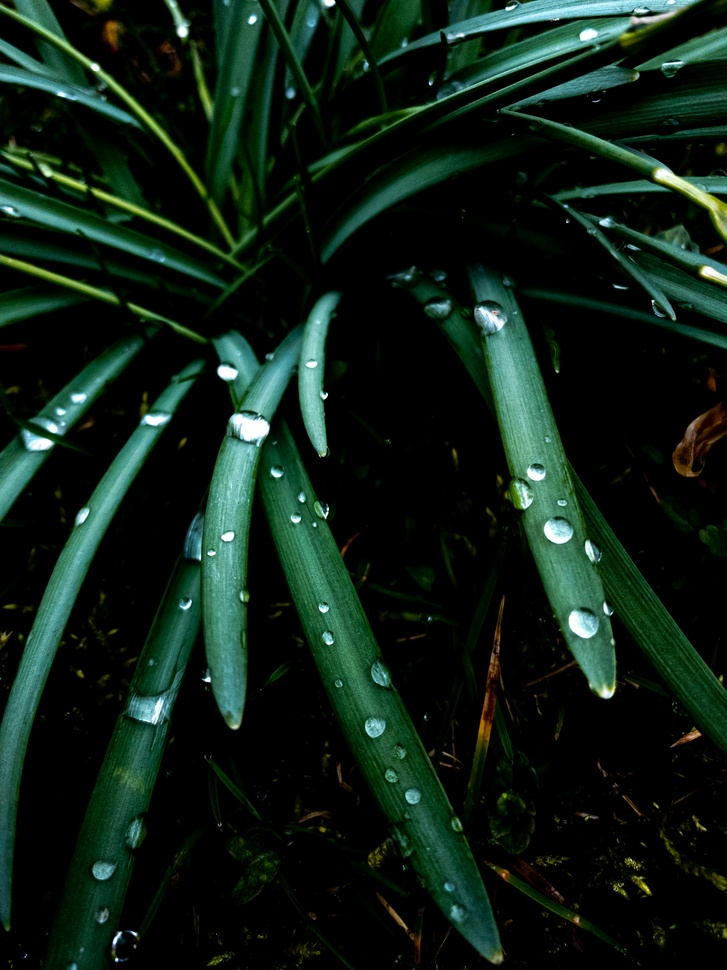
//> input picture 3/resources/thyroid_ultrasound.jpg, 727 x 970 px, shrunk from 3024 x 4032 before the run
$ ./quantification   (built with g++ and OpenCV 4)
//> lines starting //> are read from the running program, lines starting //| are printed output that depends on the picture; after the words box and inside, x2 and y2 are one past the last pixel; in counts of white or black regions, pixels touching at a corner belong together
#include <opencv2/opencv.hpp>
#include <iostream>
#include <vector>
#include <cmath>

using namespace cv;
using namespace std;

// Function to compute entropy
double computeEntropy(const Mat& grayImage) {
    vector<int> histogram(256, 0);
    for (int i = 0; i < grayImage.rows; i++) {
        for (int j = 0; j < grayImage.cols; j++) {
            histogram[(int)grayImage.at<uchar>(i, j)]++;
        }
    }

    double entropy = 0.0;
    int totalPixels = grayImage.rows * grayImage.cols;
    for (int i = 0; i < 256; i++) {
        if (histogram[i] > 0) {
            double p = (double)histogram[i] / totalPixels;
            entropy -= p * log2(p);
        }
    }
    return entropy;
}

// Function to compute contrast
double computeContrast(const Mat& grayImage) {
    Scalar mean, stddev;
    meanStdDev(grayImage, mean, stddev);
    return stddev[0] * stddev[0]; // Contrast is variance
}

// Function to compute correlation
double computeCorrelation(const Mat& grayImage) {
    Mat hist;
    int histSize = 256;
    float range[] = {0, 256};
    const float* histRange = {range};
    calcHist(&grayImage, 1, 0, Mat(), hist, 1, &histSize, &histRange);

    double mean = 0.0, variance = 0.0;
    int totalPixels = grayImage.rows * grayImage.cols;

    // Calculate mean
    for (int i = 0; i < 256; i++) {
        mean += i * hist.at<float>(i);
    }
    mean /= totalPixels;

    // Calculate variance
    for (int i = 0; i < 256; i++) {
        variance += pow(i - mean, 2) * hist.at<float>(i);
    }
    variance /= totalPixels;

    return sqrt(variance) / mean;
}

// Function to compute energy
double computeEnergy(const Mat& grayImage) {
    Mat hist;
    int histSize = 256;
    float range[] = {0, 256};
    const float* histRange = {range};
    calcHist(&grayImage, 1, 0, Mat(), hist, 1, &histSize, &histRange);

    double energy = 0.0;
    int totalPixels = grayImage.rows * grayImage.cols;

    for (int i = 0; i < histSize; i++) {
        double p = hist.at<float>(i) / totalPixels;
        energy += p * p;
    }
    return energy;
}

// Function to compute sharpness using Laplacian variance
double computeSharpness(const Mat& grayImage) {
    Mat laplacian;
    Laplacian(grayImage, laplacian, CV_64F);
    Scalar mean, stddev;
    meanStdDev(laplacian, mean, stddev);
    return stddev[0] * stddev[0];
}

// Function to compute noise level
double computeNoiseLevel(const Mat& grayImage) {
    Mat blurred;
    GaussianBlur(grayImage, blurred, Size(7, 7), 0);
    Mat noise;
    absdiff(grayImage, blurred, noise);
    Scalar mean, stddev;
    meanStdDev(noise, mean, stddev);
    return stddev[0];
}

// Function to compute resolution
Size computeResolution(const Mat& image) {
    return image.size();
}

// Function for image segmentation
Mat segmentImage(const Mat& grayImage) {
    Mat binaryImage;
    // Apply Otsu's thresholding
    double thresh = threshold(grayImage, binaryImage, 0, 255, THRESH_BINARY | THRESH_OTSU);

    // Apply additional preprocessing if needed
    Mat kernel = getStructuringElement(MORPH_ELLIPSE, Size(5, 5));
    morphologyEx(binaryImage, binaryImage, MORPH_OPEN, kernel);

    return binaryImage;
}

// Add new function to compute skewness
double computeSkewness(const Mat& grayImage) {
    Scalar mean, stddev;
    meanStdDev(grayImage, mean, stddev);

    double sum = 0.0;
    double pixelCount = grayImage.rows * grayImage.cols;

    for(int i = 0; i < grayImage.rows; i++) {
        for(int j = 0; j < grayImage.cols; j++) {
            double diff = grayImage.at<uchar>(i,j) - mean[0];
            sum += pow(diff, 3);
        }
    }

    return sum / (pixelCount * pow(stddev[0], 3));
}

// Enhanced object detection with additional metrics
struct ObjectMetrics {
    double area;
    double perimeter;
    Point2f centroid;
    Rect boundingBox;
};

vector<ObjectMetrics> detectObjectsEnhanced(const Mat& binaryImage) {
    vector<vector<Point>> contours;
    findContours(binaryImage, contours, RETR_EXTERNAL, CHAIN_APPROX_SIMPLE);

    vector<ObjectMetrics> objects;

    for (const auto& contour : contours) {
        ObjectMetrics metrics;

        // Compute area
        metrics.area = contourArea(contour);

        // Compute perimeter
        metrics.perimeter = arcLength(contour, true);

        // Compute centroid
        Moments m = moments(contour);
        metrics.centroid = Point2f(m.m10/m.m00, m.m01/m.m00);

        // Get bounding box
        metrics.boundingBox = boundingRect(contour);

        objects.push_back(metrics);
    }

    return objects;
}

// Function to perform and analyze morphological operations
struct MorphologicalMetrics {
    Mat dilated;
    Mat eroded;
    Mat opened;
    Mat closed;
    double areaChange;
};

MorphologicalMetrics performMorphologicalAnalysis(const Mat& binaryImage) {
    MorphologicalMetrics metrics;
    Mat kernel = getStructuringElement(MORPH_RECT, Size(5, 5));

    // Perform operations
    dilate(binaryImage, metrics.dilated, kernel);
    erode(binaryImage, metrics.eroded, kernel);

    // Opening (erosion followed by dilation)
    erode(binaryImage, metrics.opened, kernel);
    dilate(metrics.opened, metrics.opened, kernel);

    // Closing (dilation followed by erosion)
    dilate(binaryImage, metrics.closed, kernel);
    erode(metrics.closed, metrics.closed, kernel);

    // Calculate area change after morphological operations
    double originalArea = countNonZero(binaryImage);
    double dilatedArea = countNonZero(metrics.dilated);
    metrics.areaChange = ((dilatedArea - originalArea) / originalArea) * 100;

    return metrics;
}

// Function to compute comprehensive statistical metrics
struct StatisticalMetrics {
    double mean;
    double variance;
    double stdDev;
    double skewness;
    double kurtosis;
};

StatisticalMetrics computeStatistics(const Mat& grayImage) {
    StatisticalMetrics stats;
    Scalar mean, stddev;
    meanStdDev(grayImage, mean, stddev);

    stats.mean = mean[0];
    stats.stdDev = stddev[0];
    stats.variance = stddev[0] * stddev[0];
    stats.skewness = computeSkewness(grayImage);

    // Compute kurtosis
    double sum = 0.0;
    double pixelCount = grayImage.rows * grayImage.cols;

    for(int i = 0; i < grayImage.rows; i++) {
        for(int j = 0; j < grayImage.cols; j++) {
            double diff = grayImage.at<uchar>(i,j) - mean[0];
            sum += pow(diff, 4);
        }
    }

    stats.kurtosis = (sum / (pixelCount * pow(stddev[0], 4))) - 3.0;

    return stats;
}

int main() {
    // Load the ultrasound image
    Mat image = imread("thyroid_ultrasound.jpg", IMREAD_GRAYSCALE);
    if (image.empty()) {
        cerr << "Error: Could not load the image!" << endl;
        return -1;
    }

    // Segment the image
    Mat segmentedImage = segmentImage(image);
//> in segmentImage, `double thresh = threshold(grayImage, binaryImage, 0, 255, THRESH_BINAR..`:
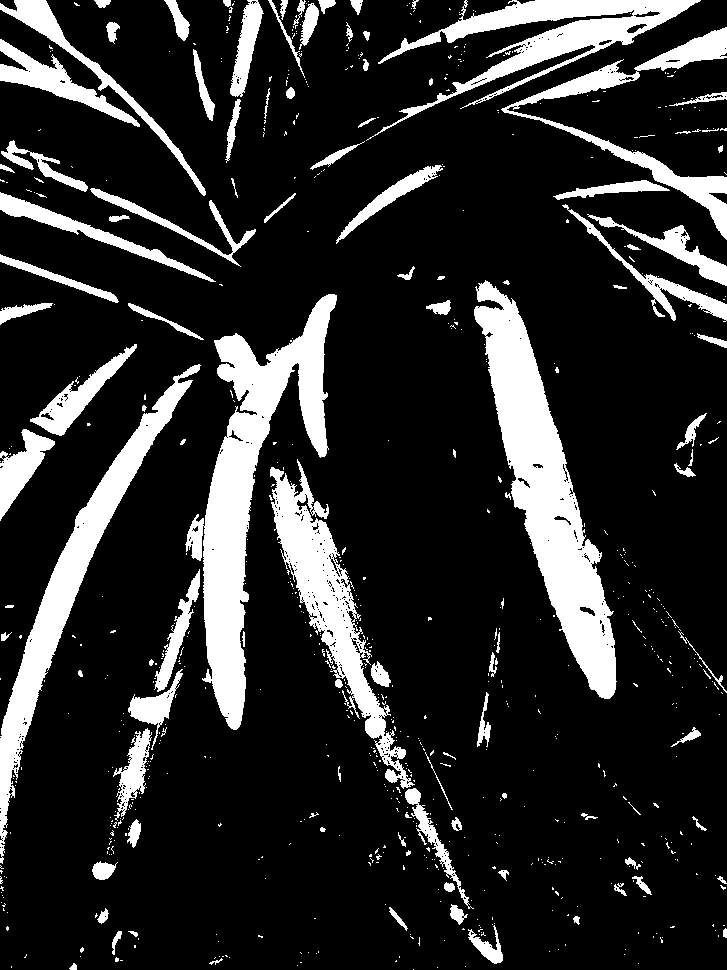
//> binaryImage: 970 rows x 727 cols, CV_8UC1; 17% white; 755 white regions (643 under 20 px), largest, box (x1, y1, x2, y2) and area: (474, 280, 617, 699) 20096, (185, 294, 337, 730) 19993, (0, 364, 201, 864) 11945
//> in segmentImage, `double thresh = threshold(grayImage, binaryImage, 0, 255, THRESH_BINAR..`: thresh = 60
//> in segmentImage, `morphologyEx(binaryImage, binaryImage, MORPH_OPEN, kernel);`:
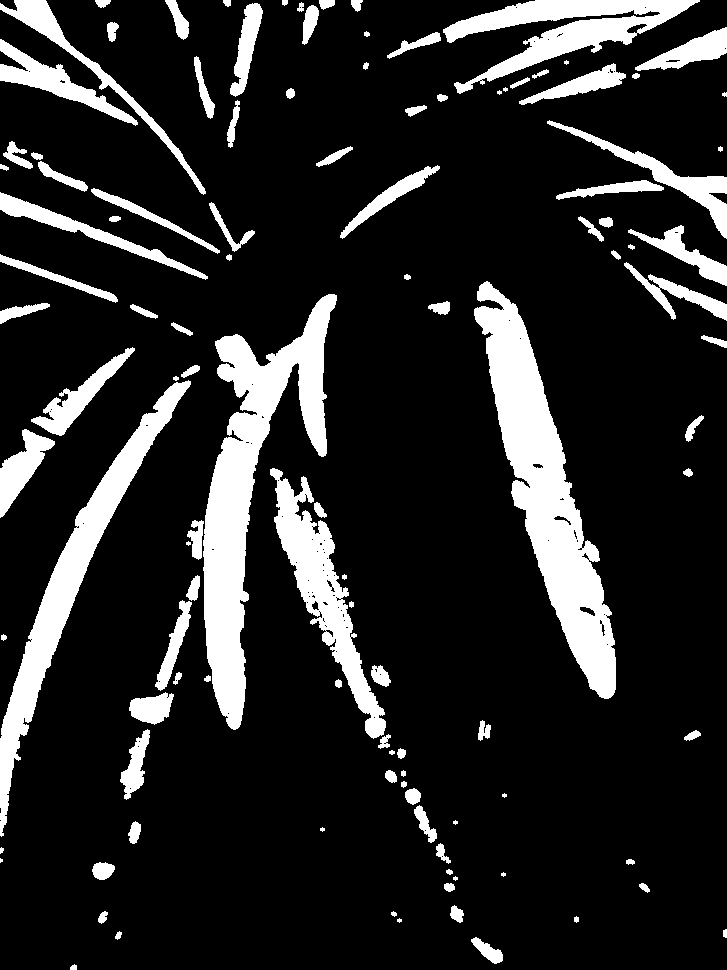
//> binaryImage: 970 rows x 727 cols, CV_8UC1; 15.2% white; 114 white regions (12 under 20 px)

    // Get enhanced object metrics
    vector<ObjectMetrics> objectMetrics = detectObjectsEnhanced(segmentedImage);
//> in detectObjectsEnhanced, `findContours(binaryImage, contours, RETR_EXTERNAL, CHAIN_APPROX_SIMPLE);`: contours = 114 contours, 23 with area under 20; largest, box (x1, y1, x2, y2) and area: (474, 281, 616, 699) 19482, (203, 294, 337, 730) 18606, (0, 380, 191, 837) 10918, (443, 0, 700, 94) 7811, (270, 468, 386, 739) 7774
//> the loop in detectObjectsEnhanced, `for (const auto& contour : contours)` made 114 passes
//> (metrics.area, metrics.perimeter, metrics.centroid, metrics.boundingBox) on passes 1, 2, 3, 4, 8, 9, 10: (23, 19.66, Point(73.25, 967), Rect(70, 964, 7, 6)), (352, 94.57, Point(487.7, 950.7), Rect(471, 937, 32, 27)), (29, 23.31, Point(118.1, 935.1), Rect(115, 931, 7, 9)), (21, 20.83, Point(724.6, 933), Rect(723, 929, 4, 9)), (66.5, 37.21, Point(102.4, 917), Rect(98, 911, 10, 13)), (140.5, 52.04, Point(456.4, 913.7), Rect(450, 905, 14, 18)), (49.5, 30.38, Point(644, 887.1), Rect(639, 883, 11, 10))
//> after the loop in detectObjectsEnhanced, `for (const auto& contour : contours)`: objects = 114 items
//> objectMetrics = 114 items

    // Perform morphological analysis
    MorphologicalMetrics morphMetrics = performMorphologicalAnalysis(segmentedImage);
//> in performMorphologicalAnalysis, `dilate(metrics.opened, metrics.opened, kernel);`:
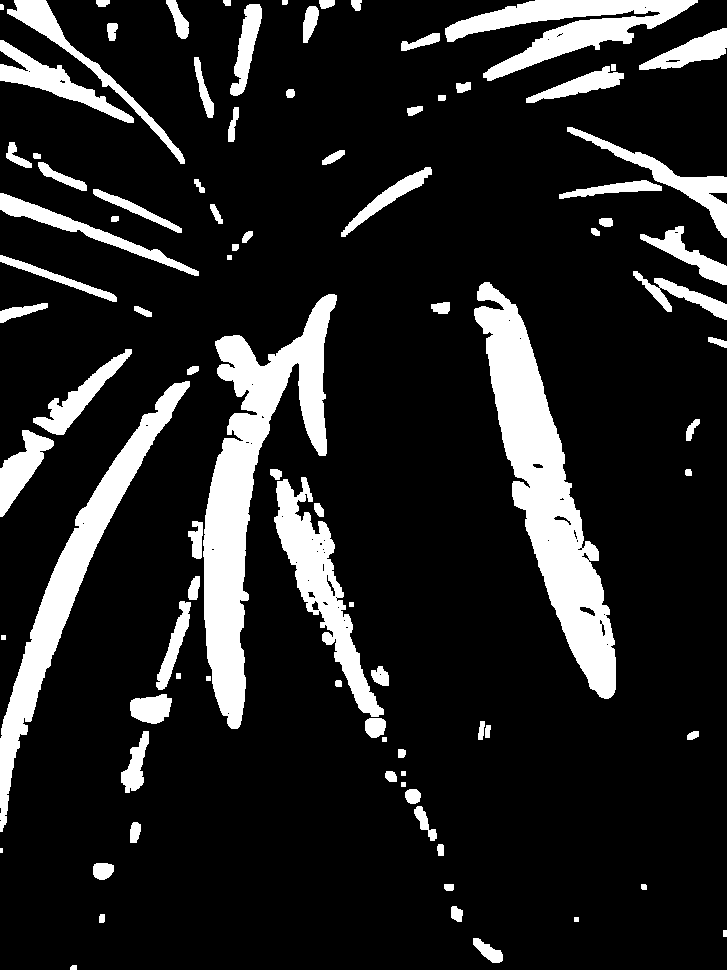
//> metrics.opened: 970 rows x 727 cols, CV_8UC1; 14.6% white; 92 white regions (1 under 20 px), largest, box (x1, y1, x2, y2) and area: (474, 282, 616, 699) 19701, (203, 294, 337, 729) 19177, (0, 381, 190, 832) 11335
//> in performMorphologicalAnalysis, `erode(metrics.closed, metrics.closed, kernel);`:
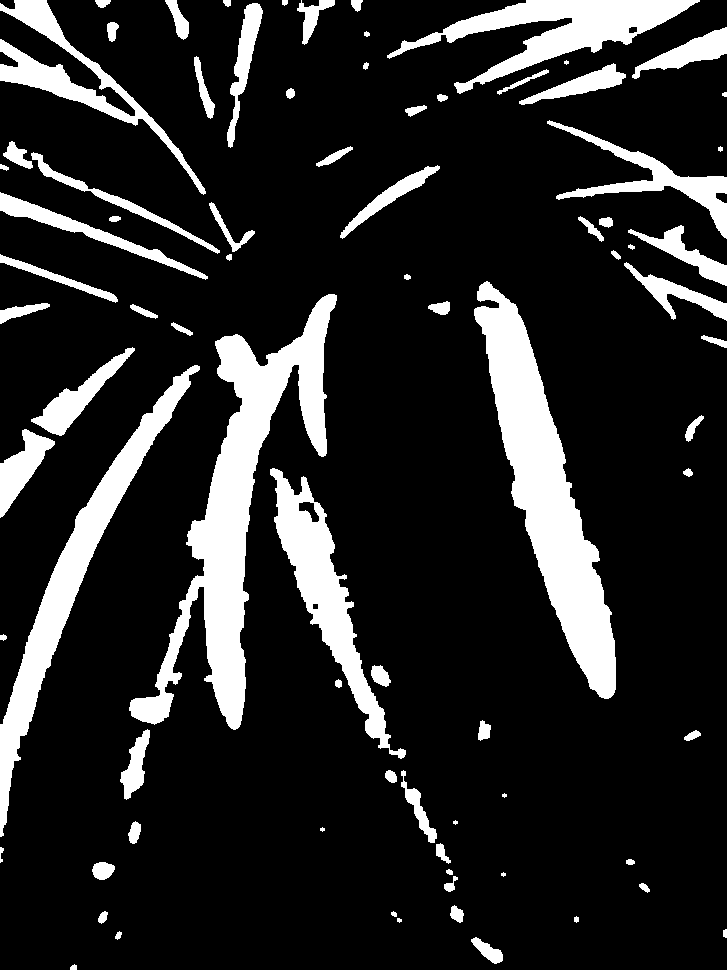
//> metrics.closed: 970 rows x 727 cols, CV_8UC1; 15.7% white; 82 white regions (6 under 20 px), largest, box (x1, y1, x2, y2) and area: (129, 294, 337, 730) 22565, (474, 281, 616, 699) 20151, (0, 365, 200, 837) 11723
//> in performMorphologicalAnalysis, `double originalArea = countNonZero(binaryImage);`: originalArea = 107531
//> in performMorphologicalAnalysis, `double dilatedArea = countNonZero(metrics.dilated);`: dilatedArea = 145284
//> in performMorphologicalAnalysis, `metrics.areaChange = ((dilatedArea - originalArea) / originalArea) * 1..`: metrics.areaChange = 35.11

    // Compute statistical metrics
    StatisticalMetrics stats = computeStatistics(image);
//> in computeStatistics, `meanStdDev(grayImage, mean, stddev);`: mean = Scalar(26.02); stddev = Scalar(45.21)
//> in computeStatistics, `stats.mean = mean[0];`: stats.mean = 26.02
//> in computeStatistics, `stats.stdDev = stddev[0];`: stats.stdDev = 45.21
//> in computeStatistics, `stats.variance = stddev[0] * stddev[0];`: stats.variance = 2043.6
//> in computeSkewness, `meanStdDev(grayImage, mean, stddev);`: mean = Scalar(26.02); stddev = Scalar(45.21)
//> the loop in computeSkewness, `for(int i = 0; i < grayImage.rows; i++)` made 970 passes
//> sum on passes 1 to 3: 834794391.3, 1.7e+09, 2.59e+09
//> after the loop in computeSkewness, `for(int i = 0; i < grayImage.rows; i++)`: sum = 1.41e+11
//> in computeStatistics, `stats.skewness = computeSkewness(grayImage);`: stats.skewness = 2.17
//> the loop in computeStatistics, `for(int i = 0; i < grayImage.rows; i++)` made 970 passes
//> sum on passes 1 to 3: 1.44e+11, 2.95e+11, 4.51e+11
//> after the loop in computeStatistics, `for(int i = 0; i < grayImage.rows; i++)`: sum = 2.27e+13
//> in computeStatistics, `stats.kurtosis = (sum / (pixelCount * pow(stddev[0], 4))) - 3.0;`: stats.kurtosis = 4.72

    // Original metrics
    double entropy = computeEntropy(image);
//> after the loop in computeEntropy, `for (int i = 0; i < grayImage.rows; i++)`: histogram = 256 values, max 325119 at index 0, min 52 at index 232, mean 2754.6
//> the loop in computeEntropy, `for (int i = 0; i < 256; i++)` made 256 passes
//> (p, entropy) on passes 1 to 8: (0.461, 0.515), (0.0567, 0.75), (0.0264, 0.888), (0.0166, 0.986), (0.0139, 1.07), (0.0122, 1.15), (0.0108, 1.22), (0.00993, 1.29)
//> after the loop in computeEntropy, `for (int i = 0; i < 256; i++)`: entropy = 4.66
//> entropy = 4.66
    double contrast = computeContrast(image);
//> in computeContrast, `meanStdDev(grayImage, mean, stddev);`: mean = Scalar(26.02); stddev = Scalar(45.21)
//> contrast = 2043.6
    double correlation = computeCorrelation(image);
//> in computeCorrelation, `calcHist(&grayImage, 1, 0, Mat(), hist, 1, &histSize, &histRange);`: hist has the same summary as histogram in computeEntropy
//> the loop in computeCorrelation, `for (int i = 0; i < 256; i++)` made 256 passes
//> mean on passes 1 to 3: 0, 39991, 77157
//> after the loop in computeCorrelation, `for (int i = 0; i < 256; i++)`: mean = 18352035
//> in computeCorrelation, `mean /= totalPixels;`: mean = 26.02
//> the loop in computeCorrelation, `for (int i = 0; i < 256; i++)` made 256 passes
//> variance on passes 1 to 3: 220190469.7, 245233340.7, 255958782.8
    double energy = computeEnergy(image);
    double sharpness = computeSharpness(image);
//> in computeSharpness, `Laplacian(grayImage, laplacian, CV_64F);`:
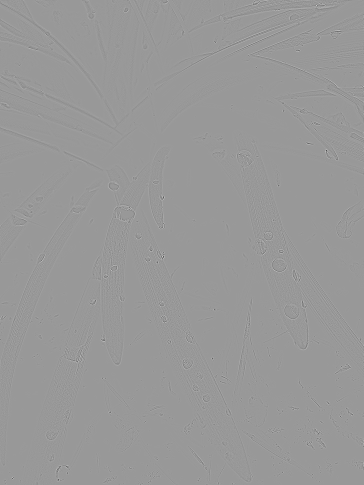
//> laplacian: 970 rows x 727 cols, CV_64FC1 (shown at 1/2 size); min -512, max 343, mean 0; drawn with min black and max white
    double noiseLevel = computeNoiseLevel(image);
//> in computeNoiseLevel, `absdiff(grayImage, blurred, noise);`:
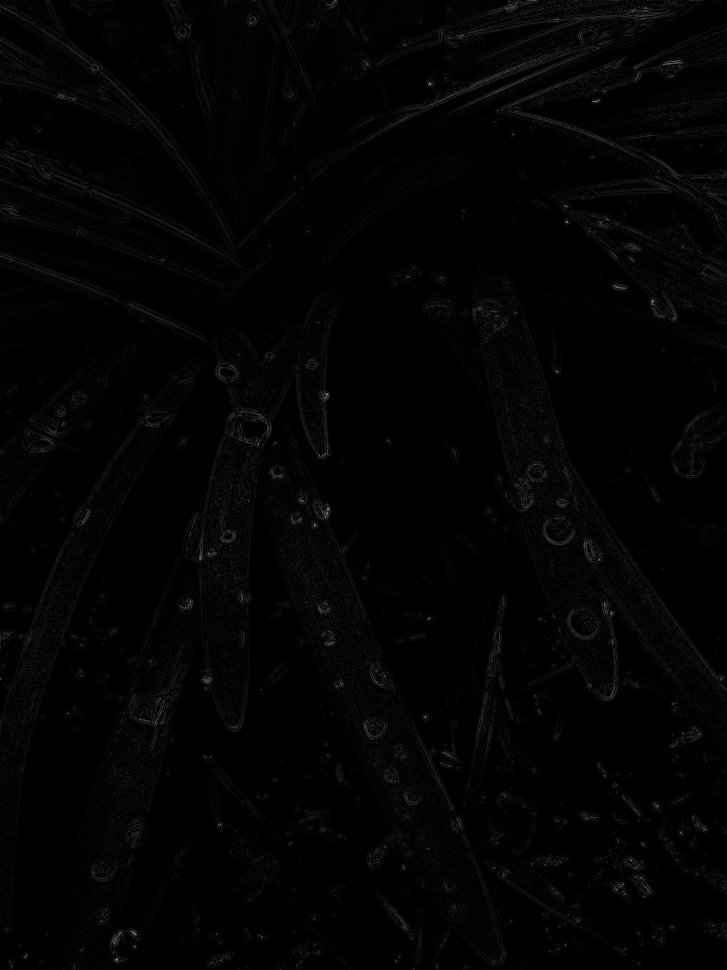
//> noise: 970 rows x 727 cols, CV_8UC1; min 0, max 146, mean 3.2
    Size resolution = computeResolution(image);

    // Display enhanced results
    cout << "===== Enhanced Image Quantification Metrics =====" << endl;
    cout << "\nBasic Metrics:" << endl;
    cout << "Entropy: " << entropy << endl;
//| Entropy: 4.65736
    cout << "Contrast: " << contrast << endl;
//| Contrast: 2043.64
    cout << "Correlation: " << correlation << endl;
//| Correlation: 1.7371
    cout << "Energy: " << energy << endl;
//| Energy: 0.218621

    cout << "\nImage Quality Metrics:" << endl;
    cout << "Sharpness: " << sharpness << endl;
//| Sharpness: 308.236
    cout << "Noise Level: " << noiseLevel << endl;
//| Noise Level: 6.08304
    cout << "Resolution: " << resolution.width << " x " << resolution.height << " pixels" << endl;
//| Resolution: 727 x 970 pixels

    cout << "\nStatistical Metrics:" << endl;
    cout << "Mean: " << stats.mean << endl;
//| Mean: 26.0242
    cout << "Variance: " << stats.variance << endl;
//| Variance: 2043.64
    cout << "Standard Deviation: " << stats.stdDev << endl;
//| Standard Deviation: 45.2066
    cout << "Skewness: " << stats.skewness << endl;
//| Skewness: 2.16697
    cout << "Kurtosis: " << stats.kurtosis << endl;
//| Kurtosis: 4.72438

    cout << "\nSegmentation Metrics:" << endl;
    cout << "Number of Objects: " << objectMetrics.size() << endl;
//| Number of Objects: 114
    double totalArea = 0, totalPerimeter = 0;
    for (size_t i = 0; i < objectMetrics.size(); i++) {
        cout << "Object " << i + 1 << ":" << endl;
        cout << "  Area: " << objectMetrics[i].area << " pixels" << endl;
        cout << "  Perimeter: " << objectMetrics[i].perimeter << " pixels" << endl;
        cout << "  Centroid: (" << objectMetrics[i].centroid.x << ", "
             << objectMetrics[i].centroid.y << ")" << endl;
        totalArea += objectMetrics[i].area;
        totalPerimeter += objectMetrics[i].perimeter;
    }
//> this loop made 114 passes
//| Object 1:
//|   Area: 23 pixels
//|   Perimeter: 19.6569 pixels
//|   Centroid: (73.2464, 967.014)
//> (the first 4 of 20 printed lines)
//> (output is shown up to pass 5 of 114)
    cout << "Total Area: " << totalArea << " pixels" << endl;
//| Total Area: 101020 pixels
    cout << "Total Perimeter: " << totalPerimeter << " pixels" << endl;
//| Total Perimeter: 16090.1 pixels

    cout << "\nMorphological Analysis:" << endl;
    cout << "Area Change After Dilation: " << morphMetrics.areaChange << "%" << endl;
//| Area Change After Dilation: 35.1089%

    // Display images
    imshow("Original Image", image);
    imshow("Segmented Image", segmentedImage);
    imshow("Dilated Image", morphMetrics.dilated);
    imshow("Eroded Image", morphMetrics.eroded);
    imshow("Opened Image", morphMetrics.opened);
    imshow("Closed Image", morphMetrics.closed);
    waitKey(0);

    return 0;
}
